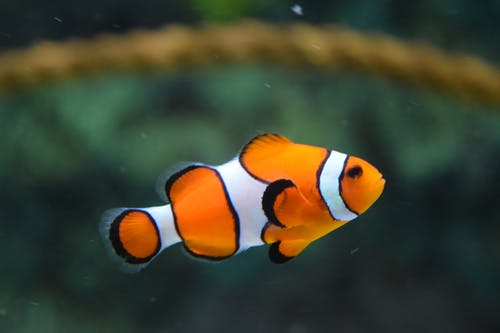
#> input picture download.jpeg, 500 x 333 px
$ python pics.py   (older library calls are emulated)
#> lines starting #> are read from the running program, lines starting #| are printed output that depends on the picture; after the words box and inside, x2 and y2 are one past the last pixel; in counts of white or black regions, pixels touching at a corner belong together
from PIL import Image
import cv2
from numpy import*
import matplotlib.cm as cm
import numpy as np
import matplotlib.pyplot as plt
from scipy import misc


def pixelate(input_file_path, pixel_size):
#> called with input_file_path = 'download.jpeg', pixel_size = 60
    image = Image.open(input_file_path)
#> image is the input picture: PIL image 500x333 RGB; mean R, G, B 63.7, 66.9, 48.5
    image = image.resize(
        (image.size[0] // pixel_size, image.size[1] // pixel_size),
        Image.NEAREST
    )
    image = image.resize(
        (image.size[0] * pixel_size, image.size[1] * pixel_size),
        Image.NEAREST
    )
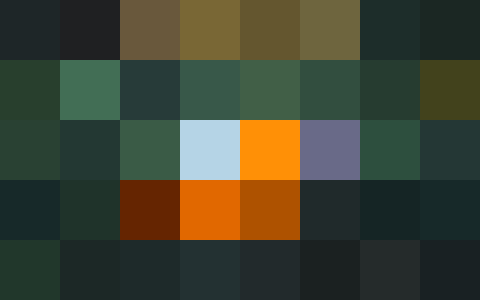
#> image: PIL image 480x300 RGB; mean R, G, B 65.2, 68.3, 50.9

    #image.show()
    return image

#pixelate("download.png",16)

temp=pixelate("download.jpeg",60)
temp=temp.convert('1')      # Convert to black&white
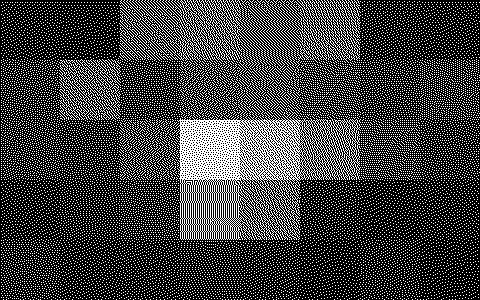
#> temp: PIL image 480x300 1; 25.3% white in thin lines or dots
A = array(temp)             # Creates an array, white pixels==True and black pixels==False
print(A)
#> (printed output is left out)
new_A=empty((A.shape[0],A.shape[1]),None)    #New array with same size as A
for i in range(len(A)):
    for j in range(len(A[i])):
        if A[i][j]==True:
            new_A[i][j]=0
        else:
            new_A[i][j]=1
#> new_A: shape (300, 480) float64; values 0 (black) and 1 (white), 74.7% white; black in thin lines or dots

print(len(new_A))
#| 300
shape = new_A.shape
#> shape = (300, 480)


# make a 1-dimensional view of arr
flat_arr = new_A.ravel()
print(sum(flat_arr), len(flat_arr))
#| 107615.0 144000
vector = np.matrix(flat_arr)
arr2 = np.asarray(vector).reshape(shape)
plt.imsave('filename2.jpeg',arr2, cmap=cm.gray)
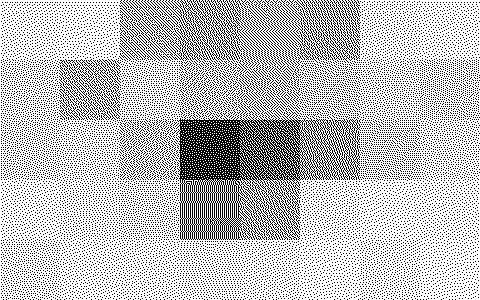
#> saved as filename2.jpeg: shape (300, 480, 3); min 0, max 255, mean 188.6
print(misc.imread("download.jpeg"))

$ run again, with download.png saved as download.jpeg
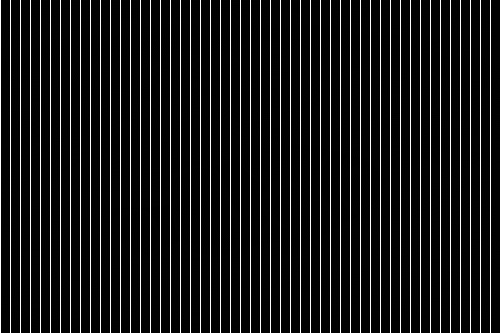
#> input picture download.png, 500 x 333 px
#> in pixelate, image is the input picture: PIL image 500x333 RGB; min 0, max 255, mean 26.8
#> image: PIL image 480x300 RGB
#> `temp=temp.convert('1')`:
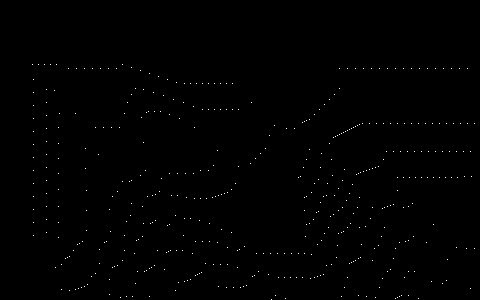
#> temp: PIL image 480x300 1; 0.33% white in thin lines or dots, all inside (x1, y1, x2, y2) = (32, 64, 475, 300)
#> (printed output is left out)
#| 300
#| 143522.0 144000
#> `plt.imsave('filename2.jpeg',arr2, cmap=cm.gray)`:
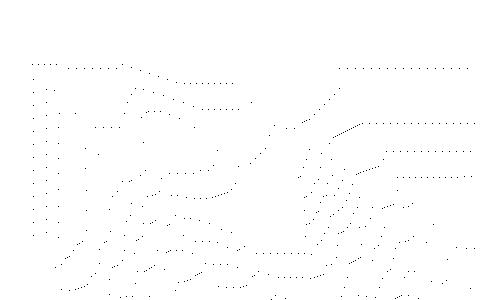
#> saved as filename2.jpeg: shape (300, 480, 3); min 0, max 255, mean 253.5
